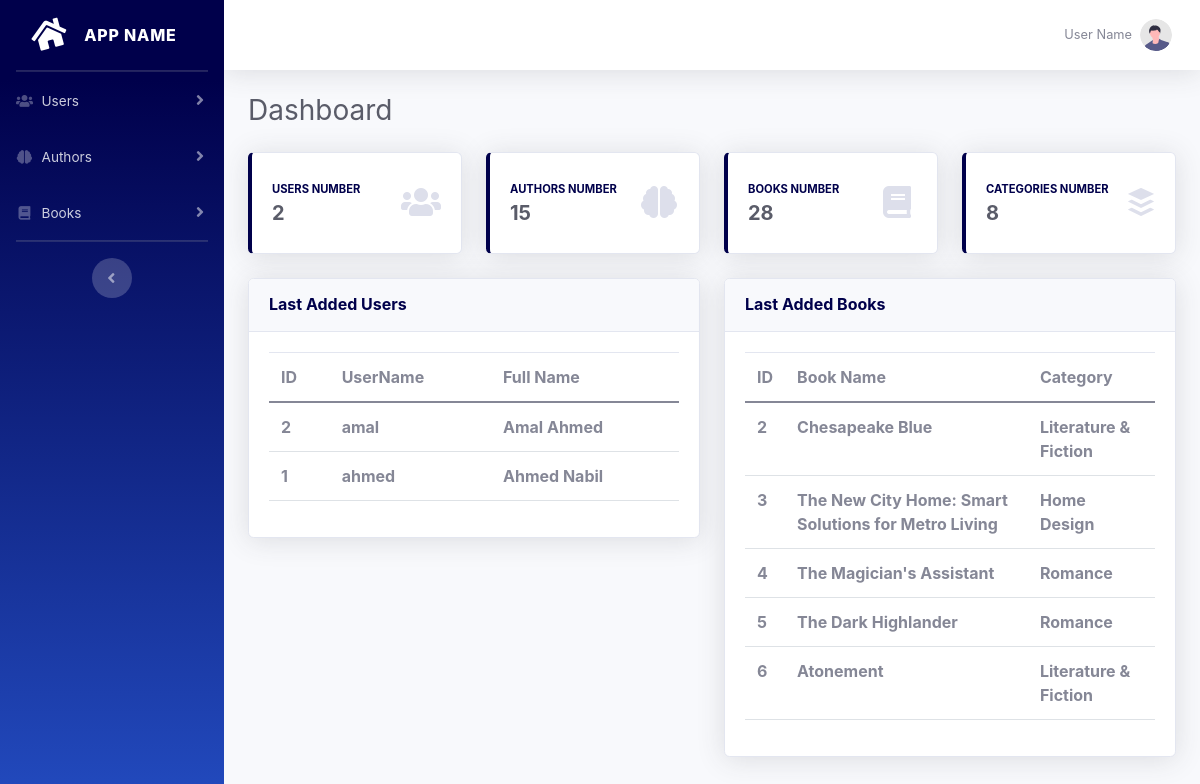
/dashboard.php (signed in), run on the app's committed database.
### tables this page shows
CREATE TABLE `users` (
  `user_id` smallint(6) NOT NULL,
  `username` varchar(50) NOT NULL,
  `password` text NOT NULL,
  `email` text NOT NULL,
  `full_name` varchar(50) NOT NULL,
  `privilege` tinyint(1) NOT NULL DEFAULT 0,
  `profile_photo` text DEFAULT NULL,
  `created_at` datetime NOT NULL DEFAULT current_timestamp()
);

CREATE TABLE `books` (
  `book_id` smallint(6) NOT NULL,
  `title` text NOT NULL,
  `category` varchar(100) NOT NULL,
  `published_at` text NOT NULL,
  `book_description` text NOT NULL,
  `book_cover` text NOT NULL,
  `created_at` datetime NOT NULL DEFAULT current_timestamp(),
  `book_language` varchar(50) NOT NULL
);

### backend/functions.php (called while the page is built, shortened)
<?php
  function get_data($table, $fields, $parameters=null, $condition=null, $limit=null, $order=null) {
    global $db_connect;
    $query = "SELECT $fields
              FROM $table
              $condition
              $limit
              $order";
    $query = $db_connect->prepare($query);
    $query->execute();
    return $query->fetchAll();
  }
?>

### main.php (the view)
<?php
  $users = get_data(
    "users",
    "user_id,username,full_name",
    null,
    null,
    "ORDER BY created_at DESC",
    "LIMIT 5"
  );
  $books = get_data(
    "books",
    "book_id,title,category",
    null,
    null,
    "ORDER BY created_at DESC",
    "LIMIT 5"
  );
  $count_users = get_data(
    "users",
    "COUNT(user_id) AS count",
  )[0]['count'];
  $count_books = get_data(
    "books",
    "COUNT(book_id) AS count",
  )[0]['count'];
  $count_authors = get_data(
    "authors",
    "COUNT(author_id) AS count",
  )[0]['count'];
  $count_categories = get_data(
    "books",
    "COUNT(DISTINCT category) AS count",
  )[0]['count'];
?>
<div class="container-fluid">
  <div class="d-sm-flex align-items-center justify-content-between mb-4">
    <h1 class="h3 mb-0 text-gray-800">Dashboard</h1>
  </div>
  <div class="row">
    <div class="col-xl-3 col-md-6 mb-4">
      <div class="card border-left-primary shadow h-100 py-2">
        <div class="card-body">
          <div class="row no-gutters align-items-center">
            <div class="col mr-2">
              <div class="text-xs font-weight-bold text-primary text-uppercase mb-1">
                Users Number</div>
              <div class="h5 mb-0 font-weight-bold text-gray-800"><?php echo $count_users; ?></div>
            </div>
            <div class="col-auto">
              <i class="fas fa-fw fa-users fa-2x text-gray-300"></i>
            </div>
          </div>
        </div>
      </div>
    </div>
    <div class="col-xl-3 col-md-6 mb-4">
      <div class="card border-left-primary shadow h-100 py-2">
        <div class="card-body">
          <div class="row no-gutters align-items-center">
            <div class="col mr-2">
              <div class="text-xs font-weight-bold text-primary text-uppercase mb-1">
                Authors Number</div>
              <div class="h5 mb-0 font-weight-bold text-gray-800"><?php echo $count_authors; ?></div>
            </div>
            <div class="col-auto">
              <i class="fas fa-fw fa-brain fa-2x text-gray-300"></i>
            </div>
          </div>
        </div>
      </div>
    </div>
    <div class="col-xl-3 col-md-6 mb-4">
      <div class="card border-left-primary shadow h-100 py-2">
        <div class="card-body">
          <div class="row no-gutters align-items-center">
            <div class="col mr-2">
              <div class="text-xs font-weight-bold text-primary text-uppercase mb-1">
                Books Number</div>
              <div class="h5 mb-0 font-weight-bold text-gray-800"><?php echo $count_books; ?></div>
            </div>
            <div class="col-auto">
              <i class="fas fa-fw fa-book fa-2x text-gray-300"></i>
            </div>
          </div>
        </div>
      </div>
    </div>
    <div class="col-xl-3 col-md-6 mb-4">
      <div class="card border-left-primary shadow h-100 py-2">
        <div class="card-body">
          <div class="row no-gutters align-items-center">
            <div class="col mr-2">
              <div class="text-xs font-weight-bold text-primary text-uppercase mb-1">
                Categories Number</div>
              <div class="h5 mb-0 font-weight-bold text-gray-800"><?php echo $count_categories; ?></div>
            </div>
            <div class="col-auto">
              <i class="fab fa-buffer fa-2x text-gray-300"></i>
            </div>
          </div>
        </div>
      </div>
    </div>
  </div>
  <div class="row">
    <div class="col-lg-6 mb-4">
      <div class="card shadow mb-4">
        <div class="card-header py-3">
          <h6 class="m-0 font-weight-bold text-primary">Last Added Users</h6>
        </div>
        <div class="card-body">
          <table class="table">
            <thead>
              <tr>
                <th scope="col">ID</th>
                <th scope="col">UserName</th>
                <th scope="col">Full Name</th>
              </tr>
            </thead>
            <tbody>
              <?php
                foreach($users as $user){
                  echo "<tr>";
                  echo"<th scope='col'>" . $user['user_id'] ."</th>";
                  echo"<th scope='col'>" . $user['username'] ."</th>";
                  echo"<th scope='col'>" . $user['full_name'] ."</th>";
                  echo"</tr>";
                }
              ?>
            </tbody>
          </table>
        </div>
      </div>
    </div>
    <div class="col-lg-6 mb-4">
      <div class="card shadow mb-4">
        <div class="card-header py-3">
          <h6 class="m-0 font-weight-bold text-primary">Last Added Books</h6>
        </div>
        <div class="card-body">
          <table class="table">
            <thead>
              <tr>
                <th scope="col">ID</th>
                <th scope="col">Book Name</th>
                <th scope="col">Category</th>
              </tr>
            </thead>
            <tbody>
              <?php
                foreach($books as $book){
                  echo "<tr>";
                  echo"<th scope='col'>" . $book['book_id'] ."</th>";
                  echo"<th scope='col'>" . $book['title'] ."</th>";
                  echo"<th scope='col'>" . $book['category'] ."</th>";
                  echo"</tr>";
                }
              ?>
            </tbody>
          </table>
        </div>
      </div>
    </div>
  </div>
</div>

### data on the page
users: user_id "2", username "amal", full_name "Amal Ahmed"
users: user_id "1", username "ahmed", full_name "Ahmed Nabil"
books: book_id "2", title "Chesapeake Blue", category "Literature & Fiction"
books: book_id "3", title "The New City Home: Smart Solutions for Metro Living", category "Home Design"
books: book_id "4", title "The Magician's Assistant", category "Romance"
books: book_id "5", title "The Dark Highlander", category "Romance"
books: book_id "6", title "Atonement", category "Literature & Fiction"

### other printed values
$count_users "2"
$count_authors "15"
$count_books "28"
$count_categories "8"
